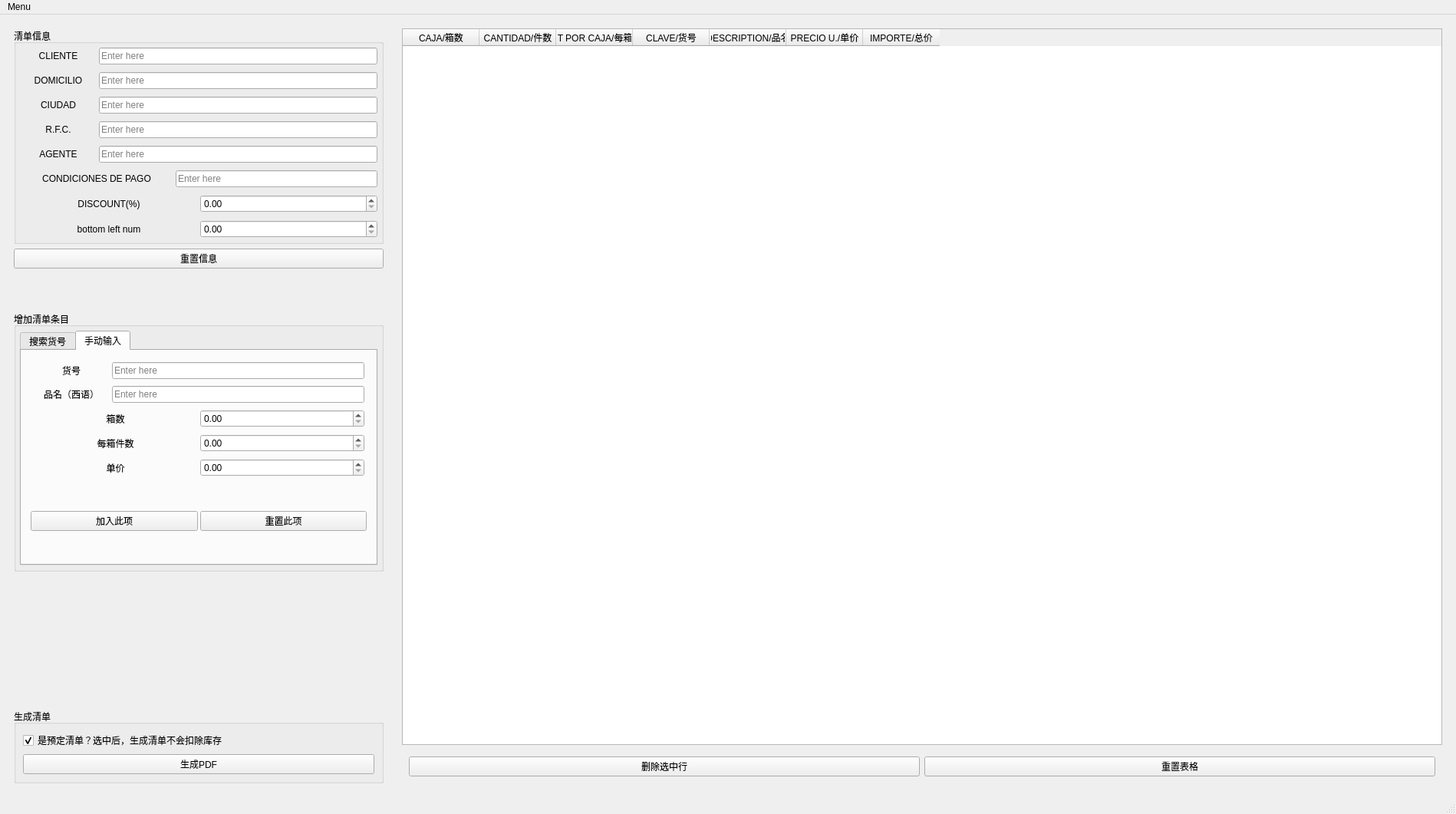
<?xml version="1.0" encoding="UTF-8"?>
<ui version="4.0">
 <class>CreateList</class>
 <widget class="QMainWindow" name="CreateList">
  <property name="geometry">
   <rect>
    <x>0</x>
    <y>0</y>
    <width>1898</width>
    <height>1061</height>
   </rect>
  </property>
  <property name="windowTitle">
   <string>MainWindow</string>
  </property>
  <widget class="QWidget" name="centralwidget">
   <layout class="QHBoxLayout" name="horizontalLayout_7">
    <item>
     <widget class="QWidget" name="widget_9" native="true">
      <property name="maximumSize">
       <size>
        <width>500</width>
        <height>16777215</height>
       </size>
      </property>
      <layout class="QVBoxLayout" name="verticalLayout_4">
       <item>
        <widget class="QGroupBox" name="groupBox">
         <property name="title">
          <string>清单信息</string>
         </property>
         <layout class="QVBoxLayout" name="verticalLayout_2">
          <property name="spacing">
           <number>10</number>
          </property>
          <property name="leftMargin">
           <number>5</number>
          </property>
          <property name="topMargin">
           <number>5</number>
          </property>
          <property name="rightMargin">
           <number>5</number>
          </property>
          <property name="bottomMargin">
           <number>5</number>
          </property>
          <item>
           <widget class="QWidget" name="CLIENTE_Container" native="true">
            <layout class="QHBoxLayout" name="horizontalLayout">
             <property name="spacing">
              <number>3</number>
             </property>
             <property name="leftMargin">
              <number>0</number>
             </property>
             <property name="topMargin">
              <number>0</number>
             </property>
             <property name="rightMargin">
              <number>0</number>
             </property>
             <property name="bottomMargin">
              <number>0</number>
             </property>
             <item>
              <widget class="QLabel" name="label_15">
               <property name="minimumSize">
                <size>
                 <width>100</width>
                 <height>0</height>
                </size>
               </property>
               <property name="text">
                <string>CLIENTE</string>
               </property>
               <property name="alignment">
                <set>Qt::AlignCenter</set>
               </property>
              </widget>
             </item>
             <item>
              <widget class="QLineEdit" name="CLIENTE_LE">
               <property name="text">
                <string/>
               </property>
               <property name="placeholderText">
                <string>Enter here</string>
               </property>
              </widget>
             </item>
            </layout>
           </widget>
          </item>
          <item>
           <widget class="QWidget" name="CLIENTE_Container_2" native="true">
            <layout class="QHBoxLayout" name="horizontalLayout_2">
             <property name="spacing">
              <number>3</number>
             </property>
             <property name="leftMargin">
              <number>0</number>
             </property>
             <property name="topMargin">
              <number>0</number>
             </property>
             <property name="rightMargin">
              <number>0</number>
             </property>
             <property name="bottomMargin">
              <number>0</number>
             </property>
             <item>
              <widget class="QLabel" name="label_14">
               <property name="minimumSize">
                <size>
                 <width>100</width>
                 <height>0</height>
                </size>
               </property>
               <property name="text">
                <string>DOMICILIO</string>
               </property>
               <property name="alignment">
                <set>Qt::AlignCenter</set>
               </property>
              </widget>
             </item>
             <item>
              <widget class="QLineEdit" name="DOMICILIO_LE">
               <property name="text">
                <string/>
               </property>
               <property name="placeholderText">
                <string>Enter here</string>
               </property>
              </widget>
             </item>
            </layout>
           </widget>
          </item>
          <item>
           <widget class="QWidget" name="CLIENTE_Container_3" native="true">
            <layout class="QHBoxLayout" name="horizontalLayout_3">
             <property name="spacing">
              <number>3</number>
             </property>
             <property name="leftMargin">
              <number>0</number>
             </property>
             <property name="topMargin">
              <number>0</number>
             </property>
             <property name="rightMargin">
              <number>0</number>
             </property>
             <property name="bottomMargin">
              <number>0</number>
             </property>
             <item>
              <widget class="QLabel" name="label_13">
               <property name="minimumSize">
                <size>
                 <width>100</width>
                 <height>0</height>
                </size>
               </property>
               <property name="text">
                <string>CIUDAD</string>
               </property>
               <property name="alignment">
                <set>Qt::AlignCenter</set>
               </property>
              </widget>
             </item>
             <item>
              <widget class="QLineEdit" name="CIUDAD_LE">
               <property name="text">
                <string/>
               </property>
               <property name="placeholderText">
                <string>Enter here</string>
               </property>
              </widget>
             </item>
            </layout>
           </widget>
          </item>
          <item>
           <widget class="QWidget" name="CLIENTE_Container_4" native="true">
            <layout class="QHBoxLayout" name="horizontalLayout_4">
             <property name="spacing">
              <number>3</number>
             </property>
             <property name="leftMargin">
              <number>0</number>
             </property>
             <property name="topMargin">
              <number>0</number>
             </property>
             <property name="rightMargin">
              <number>0</number>
             </property>
             <property name="bottomMargin">
              <number>0</number>
             </property>
             <item>
              <widget class="QLabel" name="label_12">
               <property name="minimumSize">
                <size>
                 <width>100</width>
                 <height>0</height>
                </size>
               </property>
               <property name="text">
                <string>R.F.C.</string>
               </property>
               <property name="alignment">
                <set>Qt::AlignCenter</set>
               </property>
              </widget>
             </item>
             <item>
              <widget class="QLineEdit" name="RFC_LE">
               <property name="text">
                <string/>
               </property>
               <property name="placeholderText">
                <string>Enter here</string>
               </property>
              </widget>
             </item>
            </layout>
           </widget>
          </item>
          <item>
           <widget class="QWidget" name="CLIENTE_Container_5" native="true">
            <layout class="QHBoxLayout" name="horizontalLayout_5">
             <property name="spacing">
              <number>3</number>
             </property>
             <property name="leftMargin">
              <number>0</number>
             </property>
             <property name="topMargin">
              <number>0</number>
             </property>
             <property name="rightMargin">
              <number>0</number>
             </property>
             <property name="bottomMargin">
              <number>0</number>
             </property>
             <item>
              <widget class="QLabel" name="label_10">
               <property name="minimumSize">
                <size>
                 <width>100</width>
                 <height>0</height>
                </size>
               </property>
               <property name="text">
                <string>AGENTE</string>
               </property>
               <property name="alignment">
                <set>Qt::AlignCenter</set>
               </property>
              </widget>
             </item>
             <item>
              <widget class="QLineEdit" name="AGENTE_LE">
               <property name="text">
                <string/>
               </property>
               <property name="placeholderText">
                <string>Enter here</string>
               </property>
              </widget>
             </item>
            </layout>
           </widget>
          </item>
          <item>
           <widget class="QWidget" name="CLIENTE_Container_8" native="true">
            <layout class="QHBoxLayout" name="horizontalLayout_8">
             <property name="spacing">
              <number>3</number>
             </property>
             <property name="leftMargin">
              <number>0</number>
             </property>
             <property name="topMargin">
              <number>0</number>
             </property>
             <property name="rightMargin">
              <number>0</number>
             </property>
             <property name="bottomMargin">
              <number>0</number>
             </property>
             <item>
              <widget class="QLabel" name="label_11">
               <property name="minimumSize">
                <size>
                 <width>200</width>
                 <height>0</height>
                </size>
               </property>
               <property name="text">
                <string>CONDICIONES DE PAGO</string>
               </property>
               <property name="alignment">
                <set>Qt::AlignCenter</set>
               </property>
              </widget>
             </item>
             <item>
              <widget class="QLineEdit" name="CONDICIONES_LE">
               <property name="text">
                <string/>
               </property>
               <property name="placeholderText">
                <string>Enter here</string>
               </property>
              </widget>
             </item>
            </layout>
           </widget>
          </item>
          <item>
           <widget class="QWidget" name="CLIENTE_Container_10" native="true">
            <layout class="QHBoxLayout" name="horizontalLayout_17">
             <property name="spacing">
              <number>3</number>
             </property>
             <property name="leftMargin">
              <number>0</number>
             </property>
             <property name="topMargin">
              <number>0</number>
             </property>
             <property name="rightMargin">
              <number>0</number>
             </property>
             <property name="bottomMargin">
              <number>0</number>
             </property>
             <item>
              <widget class="QLabel" name="label_9">
               <property name="minimumSize">
                <size>
                 <width>200</width>
                 <height>0</height>
                </size>
               </property>
               <property name="text">
                <string>DISCOUNT(%)</string>
               </property>
               <property name="alignment">
                <set>Qt::AlignCenter</set>
               </property>
              </widget>
             </item>
             <item>
              <widget class="QDoubleSpinBox" name="discount_SB"/>
             </item>
            </layout>
           </widget>
          </item>
          <item>
           <widget class="QWidget" name="CLIENTE_Container_9" native="true">
            <layout class="QHBoxLayout" name="horizontalLayout_16">
             <property name="spacing">
              <number>3</number>
             </property>
             <property name="leftMargin">
              <number>0</number>
             </property>
             <property name="topMargin">
              <number>0</number>
             </property>
             <property name="rightMargin">
              <number>0</number>
             </property>
             <property name="bottomMargin">
              <number>0</number>
             </property>
             <item>
              <widget class="QLabel" name="label_8">
               <property name="minimumSize">
                <size>
                 <width>200</width>
                 <height>0</height>
                </size>
               </property>
               <property name="text">
                <string>bottom left num</string>
               </property>
               <property name="alignment">
                <set>Qt::AlignCenter</set>
               </property>
              </widget>
             </item>
             <item>
              <widget class="QDoubleSpinBox" name="btm_left_num_SB"/>
             </item>
            </layout>
           </widget>
          </item>
         </layout>
        </widget>
       </item>
       <item>
        <widget class="QPushButton" name="reset_info_btn">
         <property name="cursor">
          <cursorShape>PointingHandCursor</cursorShape>
         </property>
         <property name="text">
          <string>重置信息</string>
         </property>
        </widget>
       </item>
       <item>
        <spacer name="verticalSpacer">
         <property name="orientation">
          <enum>Qt::Vertical</enum>
         </property>
         <property name="sizeType">
          <enum>QSizePolicy::Fixed</enum>
         </property>
         <property name="sizeHint" stdset="0">
          <size>
           <width>10</width>
           <height>50</height>
          </size>
         </property>
        </spacer>
       </item>
       <item>
        <widget class="QGroupBox" name="groupBox_2">
         <property name="title">
          <string>增加清单条目</string>
         </property>
         <layout class="QVBoxLayout" name="verticalLayout_3">
          <property name="spacing">
           <number>10</number>
          </property>
          <property name="leftMargin">
           <number>5</number>
          </property>
          <property name="topMargin">
           <number>5</number>
          </property>
          <property name="rightMargin">
           <number>5</number>
          </property>
          <property name="bottomMargin">
           <number>5</number>
          </property>
          <item>
           <widget class="QTabWidget" name="tabWidget">
            <property name="currentIndex">
             <number>1</number>
            </property>
            <widget class="QWidget" name="searchModel">
             <attribute name="title">
              <string>搜索货号</string>
             </attribute>
             <layout class="QVBoxLayout" name="verticalLayout_8">
              <item>
               <widget class="QWidget" name="widget_13" native="true">
                <layout class="QHBoxLayout" name="horizontalLayout_19">
                 <property name="spacing">
                  <number>3</number>
                 </property>
                 <property name="leftMargin">
                  <number>3</number>
                 </property>
                 <property name="topMargin">
                  <number>3</number>
                 </property>
                 <property name="rightMargin">
                  <number>3</number>
                 </property>
                 <property name="bottomMargin">
                  <number>3</number>
                 </property>
                 <item>
                  <widget class="QLabel" name="label_16">
                   <property name="text">
                    <string>货号</string>
                   </property>
                  </widget>
                 </item>
                 <item>
                  <widget class="QLineEdit" name="model_code_for_search_LE">
                   <property name="inputMask">
                    <string/>
                   </property>
                   <property name="text">
                    <string/>
                   </property>
                   <property name="placeholderText">
                    <string>在此输入需要搜索的货号 比如 TA-0001</string>
                   </property>
                  </widget>
                 </item>
                </layout>
               </widget>
              </item>
              <item>
               <widget class="QTableWidget" name="search_model_Table">
                <column>
                 <property name="text">
                  <string>货号</string>
                 </property>
                </column>
                <column>
                 <property name="text">
                  <string>品名（中文）</string>
                 </property>
                </column>
                <column>
                 <property name="text">
                  <string>单价</string>
                 </property>
                </column>
                <column>
                 <property name="text">
                  <string>进货箱数</string>
                 </property>
                </column>
                <column>
                 <property name="text">
                  <string>已售箱数</string>
                 </property>
                </column>
                <column>
                 <property name="text">
                  <string>剩余箱数</string>
                 </property>
                </column>
                <column>
                 <property name="text">
                  <string>剩余件数</string>
                 </property>
                </column>
                <column>
                 <property name="text">
                  <string>每箱件数</string>
                 </property>
                </column>
               </widget>
              </item>
              <item>
               <widget class="QPushButton" name="pushButton">
                <property name="text">
                 <string>添加选中的货物</string>
                </property>
               </widget>
              </item>
             </layout>
            </widget>
            <widget class="QWidget" name="manualInput">
             <attribute name="title">
              <string>手动输入</string>
             </attribute>
             <layout class="QVBoxLayout" name="verticalLayout_7">
              <item>
               <widget class="QWidget" name="widget_8" native="true">
                <layout class="QVBoxLayout" name="verticalLayout">
                 <property name="spacing">
                  <number>3</number>
                 </property>
                 <property name="leftMargin">
                  <number>3</number>
                 </property>
                 <property name="topMargin">
                  <number>3</number>
                 </property>
                 <property name="rightMargin">
                  <number>3</number>
                 </property>
                 <property name="bottomMargin">
                  <number>3</number>
                 </property>
                 <item>
                  <widget class="QWidget" name="widget_3" native="true">
                   <layout class="QHBoxLayout" name="horizontalLayout_11">
                    <property name="spacing">
                     <number>3</number>
                    </property>
                    <property name="leftMargin">
                     <number>3</number>
                    </property>
                    <property name="topMargin">
                     <number>3</number>
                    </property>
                    <property name="rightMargin">
                     <number>3</number>
                    </property>
                    <property name="bottomMargin">
                     <number>3</number>
                    </property>
                    <item>
                     <widget class="QLabel" name="label_4">
                      <property name="minimumSize">
                       <size>
                        <width>100</width>
                        <height>0</height>
                       </size>
                      </property>
                      <property name="text">
                       <string>货号</string>
                      </property>
                      <property name="alignment">
                       <set>Qt::AlignCenter</set>
                      </property>
                     </widget>
                    </item>
                    <item>
                     <widget class="QLineEdit" name="CLAVE_LE">
                      <property name="text">
                       <string/>
                      </property>
                      <property name="placeholderText">
                       <string>Enter here</string>
                      </property>
                     </widget>
                    </item>
                   </layout>
                  </widget>
                 </item>
                 <item>
                  <widget class="QWidget" name="widget" native="true">
                   <layout class="QHBoxLayout" name="horizontalLayout_9">
                    <property name="spacing">
                     <number>3</number>
                    </property>
                    <property name="leftMargin">
                     <number>3</number>
                    </property>
                    <property name="topMargin">
                     <number>3</number>
                    </property>
                    <property name="rightMargin">
                     <number>3</number>
                    </property>
                    <property name="bottomMargin">
                     <number>3</number>
                    </property>
                    <item>
                     <widget class="QLabel" name="label_5">
                      <property name="minimumSize">
                       <size>
                        <width>100</width>
                        <height>0</height>
                       </size>
                      </property>
                      <property name="text">
                       <string>品名（西语）</string>
                      </property>
                      <property name="alignment">
                       <set>Qt::AlignCenter</set>
                      </property>
                     </widget>
                    </item>
                    <item>
                     <widget class="QLineEdit" name="DESCRIPTION_LE">
                      <property name="text">
                       <string/>
                      </property>
                      <property name="placeholderText">
                       <string>Enter here</string>
                      </property>
                     </widget>
                    </item>
                   </layout>
                  </widget>
                 </item>
                 <item>
                  <widget class="QWidget" name="widget_4" native="true">
                   <layout class="QHBoxLayout" name="horizontalLayout_12">
                    <property name="spacing">
                     <number>3</number>
                    </property>
                    <property name="leftMargin">
                     <number>3</number>
                    </property>
                    <property name="topMargin">
                     <number>3</number>
                    </property>
                    <property name="rightMargin">
                     <number>3</number>
                    </property>
                    <property name="bottomMargin">
                     <number>3</number>
                    </property>
                    <item>
                     <widget class="QLabel" name="label">
                      <property name="minimumSize">
                       <size>
                        <width>100</width>
                        <height>0</height>
                       </size>
                      </property>
                      <property name="text">
                       <string>箱数</string>
                      </property>
                      <property name="alignment">
                       <set>Qt::AlignCenter</set>
                      </property>
                     </widget>
                    </item>
                    <item>
                     <widget class="QDoubleSpinBox" name="doubleSpinBox_5">
                      <property name="maximum">
                       <double>99999999999999991433150857216.000000000000000</double>
                      </property>
                      <property name="singleStep">
                       <double>10.000000000000000</double>
                      </property>
                     </widget>
                    </item>
                   </layout>
                  </widget>
                 </item>
                 <item>
                  <widget class="QWidget" name="widget_6" native="true">
                   <layout class="QHBoxLayout" name="horizontalLayout_14">
                    <property name="spacing">
                     <number>3</number>
                    </property>
                    <property name="leftMargin">
                     <number>3</number>
                    </property>
                    <property name="topMargin">
                     <number>3</number>
                    </property>
                    <property name="rightMargin">
                     <number>3</number>
                    </property>
                    <property name="bottomMargin">
                     <number>3</number>
                    </property>
                    <item>
                     <widget class="QLabel" name="label_3">
                      <property name="minimumSize">
                       <size>
                        <width>100</width>
                        <height>0</height>
                       </size>
                      </property>
                      <property name="text">
                       <string>每箱件数</string>
                      </property>
                      <property name="alignment">
                       <set>Qt::AlignCenter</set>
                      </property>
                     </widget>
                    </item>
                    <item>
                     <widget class="QDoubleSpinBox" name="doubleSpinBox_4">
                      <property name="maximum">
                       <double>10000000000000000000000.000000000000000</double>
                      </property>
                      <property name="singleStep">
                       <double>10.000000000000000</double>
                      </property>
                     </widget>
                    </item>
                   </layout>
                  </widget>
                 </item>
                 <item>
                  <widget class="QWidget" name="widget_7" native="true">
                   <layout class="QHBoxLayout" name="horizontalLayout_15">
                    <property name="spacing">
                     <number>3</number>
                    </property>
                    <property name="leftMargin">
                     <number>3</number>
                    </property>
                    <property name="topMargin">
                     <number>3</number>
                    </property>
                    <property name="rightMargin">
                     <number>3</number>
                    </property>
                    <property name="bottomMargin">
                     <number>3</number>
                    </property>
                    <item>
                     <widget class="QLabel" name="label_6">
                      <property name="minimumSize">
                       <size>
                        <width>100</width>
                        <height>0</height>
                       </size>
                      </property>
                      <property name="text">
                       <string>单价</string>
                      </property>
                      <property name="alignment">
                       <set>Qt::AlignCenter</set>
                      </property>
                     </widget>
                    </item>
                    <item>
                     <widget class="QDoubleSpinBox" name="doubleSpinBox">
                      <property name="maximum">
                       <double>10000000000000000.000000000000000</double>
                      </property>
                      <property name="singleStep">
                       <double>100.000000000000000</double>
                      </property>
                     </widget>
                    </item>
                   </layout>
                  </widget>
                 </item>
                </layout>
               </widget>
              </item>
              <item>
               <widget class="QWidget" name="widget_12" native="true">
                <layout class="QHBoxLayout" name="horizontalLayout_6">
                 <property name="spacing">
                  <number>3</number>
                 </property>
                 <property name="leftMargin">
                  <number>3</number>
                 </property>
                 <property name="topMargin">
                  <number>3</number>
                 </property>
                 <property name="rightMargin">
                  <number>3</number>
                 </property>
                 <property name="bottomMargin">
                  <number>3</number>
                 </property>
                 <item>
                  <widget class="QPushButton" name="add_entry_btn">
                   <property name="cursor">
                    <cursorShape>PointingHandCursor</cursorShape>
                   </property>
                   <property name="text">
                    <string>加入此项</string>
                   </property>
                  </widget>
                 </item>
                 <item>
                  <widget class="QPushButton" name="reset_entry_btn">
                   <property name="cursor">
                    <cursorShape>PointingHandCursor</cursorShape>
                   </property>
                   <property name="text">
                    <string>重置此项</string>
                   </property>
                  </widget>
                 </item>
                </layout>
               </widget>
              </item>
             </layout>
            </widget>
           </widget>
          </item>
         </layout>
        </widget>
       </item>
       <item>
        <spacer name="verticalSpacer_2">
         <property name="orientation">
          <enum>Qt::Vertical</enum>
         </property>
         <property name="sizeHint" stdset="0">
          <size>
           <width>20</width>
           <height>40</height>
          </size>
         </property>
        </spacer>
       </item>
       <item>
        <widget class="QGroupBox" name="groupBox_3">
         <property name="title">
          <string>生成清单</string>
         </property>
         <layout class="QVBoxLayout" name="verticalLayout_6">
          <item>
           <widget class="QCheckBox" name="is_preview_CB">
            <property name="text">
             <string>是预定清单？选中后，生成清单不会扣除库存</string>
            </property>
            <property name="checked">
             <bool>true</bool>
            </property>
           </widget>
          </item>
          <item>
           <widget class="QPushButton" name="generatePDF_btn">
            <property name="cursor">
             <cursorShape>PointingHandCursor</cursorShape>
            </property>
            <property name="text">
             <string>生成PDF</string>
            </property>
           </widget>
          </item>
         </layout>
        </widget>
       </item>
      </layout>
     </widget>
    </item>
    <item>
     <widget class="QWidget" name="widget_10" native="true">
      <layout class="QVBoxLayout" name="verticalLayout_5">
       <item>
        <widget class="QTableWidget" name="tableWidget">
         <property name="enabled">
          <bool>true</bool>
         </property>
         <attribute name="horizontalHeaderMinimumSectionSize">
          <number>40</number>
         </attribute>
         <column>
          <property name="text">
           <string>CAJA/箱数</string>
          </property>
         </column>
         <column>
          <property name="text">
           <string>CANTIDAD/件数</string>
          </property>
         </column>
         <column>
          <property name="text">
           <string>CANT POR CAJA/每箱件数</string>
          </property>
         </column>
         <column>
          <property name="text">
           <string>CLAVE/货号</string>
          </property>
         </column>
         <column>
          <property name="text">
           <string>DESCRIPTION/品名</string>
          </property>
         </column>
         <column>
          <property name="text">
           <string>PRECIO U./单价</string>
          </property>
         </column>
         <column>
          <property name="text">
           <string>IMPORTE/总价</string>
          </property>
         </column>
        </widget>
       </item>
       <item>
        <widget class="QWidget" name="widget_11" native="true">
         <layout class="QHBoxLayout" name="horizontalLayout_18">
          <item>
           <widget class="QPushButton" name="delete_row_btn">
            <property name="cursor">
             <cursorShape>PointingHandCursor</cursorShape>
            </property>
            <property name="text">
             <string>删除选中行</string>
            </property>
           </widget>
          </item>
          <item>
           <widget class="QPushButton" name="reset_table_btn">
            <property name="cursor">
             <cursorShape>PointingHandCursor</cursorShape>
            </property>
            <property name="text">
             <string>重置表格</string>
            </property>
           </widget>
          </item>
         </layout>
        </widget>
       </item>
      </layout>
     </widget>
    </item>
   </layout>
  </widget>
  <widget class="QMenuBar" name="menubar">
   <property name="geometry">
    <rect>
     <x>0</x>
     <y>0</y>
     <width>1898</width>
     <height>25</height>
    </rect>
   </property>
   <widget class="QMenu" name="menuMenu">
    <property name="title">
     <string>Menu</string>
    </property>
    <addaction name="separator"/>
    <addaction name="change_excel_action"/>
    <addaction name="addBack_action"/>
   </widget>
   <addaction name="menuMenu"/>
  </widget>
  <widget class="QStatusBar" name="statusbar"/>
  <action name="addBack_action">
   <property name="text">
    <string>增加库存</string>
   </property>
  </action>
  <action name="change_excel_action">
   <property name="text">
    <string>更改库存文件路径</string>
   </property>
  </action>
 </widget>
 <resources/>
 <connections/>
</ui>
